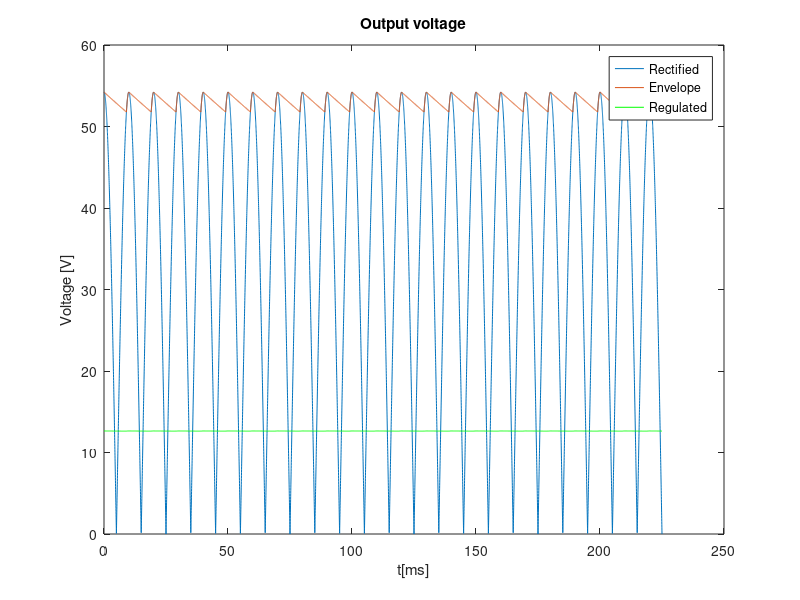
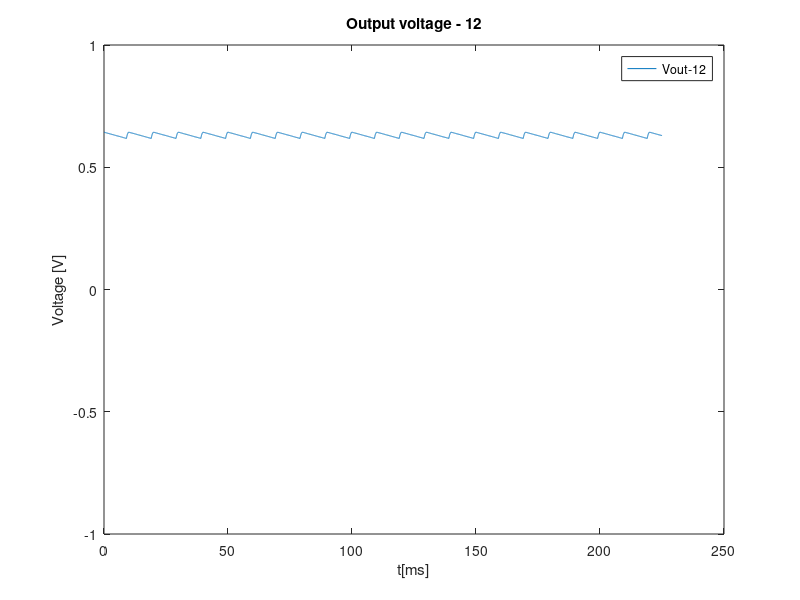

MATLAB code to generate these figures, in order:
%%AC/DC Converter

IS=1e-9;
VT=25e-3;
eta=1;

%%solve circuit with accurate model

function f = f(vD,vS)
Is = 1e-9;
VT=25e-3;
eta=1;
R=5e-3;
n=17;
f = n*vD+R*Is * (exp(vD/(VT*eta))-1) - vS;
endfunction

function fd = fd(vD)
Is = 1e-9;
VT=25e-3;
eta=1;
R=5e-3;
n=17;
fd = n + R*Is/(eta*VT) * (exp(vD/(VT*eta))-1);
endfunction


%envelope detector
ne=6;
A=sqrt(2)*230/ne;
R=14e3;
C=14e-6;
t=linspace(0, 225e-3, 100e2);
f=50;
w=2*pi*f;
vS = A * cos(w*t);
vOhr = zeros(1, length(t));
vO = zeros(1, length(t));
vOexp = zeros(1, length(t));

tOFF = 1/w * atan(1/(w*R*C));

vOnexp = A*cos(w*tOFF)*exp(-(t-tOFF)/R/C);

j=1;
n=1;
for i=1:length(t)
  if  (t(i) <= n*(1/(2*f)))
    vOexp(i) = vOnexp(j);
  j=j+1;
  else
    vOexp(i) = vOnexp(1);
    j=2;
    n=n+1;
  endif
endfor

hf1 = figure ();

for i=1:length(t)
  if (vS(i) > 0)
    vOhr(i) = vS(i);
  else
    vOhr(i) = -vS(i);
  endif
endfor

tON = 0;
i = 1;
while i < length(t)
  if (vOnexp(i) > vOhr(i) && t(i) > tOFF)
    i=i+1;
  elseif (t(i) <= tOFF)
    i=i+1;
  else
    tON = t(i);
    i=length(t);
  endif
endwhile


plot(t*1000, vOhr)
hold

j = 1;
n = 0;
for i=1:length(t)
  if t(i) < tOFF
    vO(i) = vOhr(i);
  elseif t(i) >= (j-1)*(1/(2*f))+tON && t(i) < j*(1/(2*f))+tOFF
    vO(i) = vOhr(i);
    if n == 0
      n=1;
    endif
  elseif vOexp(i) >= vOhr(i)
    vO(i) = vOexp(i);
    if n == 1
      j=j+1;
      n=0;
    endif
  else 
    vO(i) = vOhr(i);
  endif
endfor

%%Voltage Regulator

function fvr = fvr(vD, vO)
Is = 1e-9;
VT=25e-3;
eta=1;
R=1e3;
n=17;
fvr = -n*vD+(((n*VT*eta)/(Is))*(exp((-vD/(VT*eta)))))/(((n*VT*eta)/Is)*exp(-vD/(VT*eta))+R);

endfunction

function fvrd = fvrd(vD, vO)
Is = 1e-9;
VT=25e-3;
eta=1;
R=1e3;
n=17;
fvrd = -n+((-n)/(Is*exp(vD/(eta*VT)))*(n*(eta*VT)/((Is*exp(vD/(eta*VT)))+R))+(((n*(eta*VT))/(Is*exp(vD/(eta*VT))))*((n)/(Is*exp(vD/VT)))))/((n*VT)/((Is*exp(vD/VT)+R)^2));

endfunction


%%Newton Raphsons iterative method

function vD_root = solve_vD (vS)
  delta = 1e-6;
  x_next = 0.70;

  do 
    x=x_next;
    x_next = x  - f(x, vS)/fd(x);
  until (abs(x_next-x) < delta)

  vD_root = x_next;
endfunction


%%Newton Raphson Start
for i=1:length(vO)
  vD(i) = solve_vD  (vO(i));
endfor
%%Newton Raphson End

vD = 17*vD;

fp = fopen("octave_results.tex" , "w");

fprintf(fp , "Maximum (vout) = %f\n", max(vD));
fprintf(fp , "minimum (vout) = %f\n", min(vD));
fprintf(fp , "Ripple (vout) = %f\n", max(vD)-min(vD));
fprintf(fp , "Average (vout) = %f\n", mean(vD));


plot(t*1000, vO);
plot(t*1000, vD, "g");

title("Output voltage");
xlabel ("t[ms]");
ylabel ("Voltage [V]");
legend("Rectified","Envelope" ,"Regulated");
print (hf1, "envldetc.eps", "-depsc");

hf2 = figure ();
plot(t*1000, vD-12);
title("Output voltage - 12");
axis([0 250 -1 1])
xlabel ("t[ms]");
ylabel ("Voltage [V]");
legend("Vout-12");
print (hf2, "volregd.eps", "-depsc");
